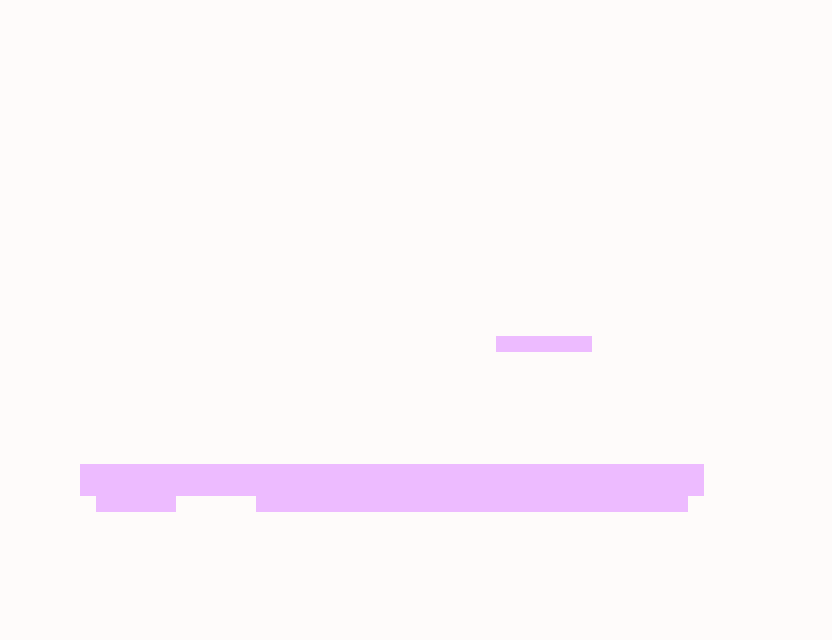

A level layout from a 2D game, rendered from its tile map. Below: a short description, then the map file with tile-grid data replaced by summaries:
An orthogonal 52x40 tile map with 16x16 px tiles, 2 tile layers (Background, Platform), 2 tilesets and 3 objects (2x PlatformDude, Spawn).

<map version="1.0" orientation="orthogonal" width="52" height="40" tilewidth="16" tileheight="16">
 <tileset firstgid="1" name="green" tilewidth="16" tileheight="16">
  <image source="../img/tileset.png" width="128" height="32" />
 </tileset>
 <tileset firstgid="17" name="red" tilewidth="16" tileheight="16">
  <image source="../img/tileset_red.png" width="128" height="32" />
 </tileset>
 <layer name="Background" width="52" height="40">
  <data>[2080 cells, 2080 non-empty, 1 distinct tile ids]</data>
 </layer>
 <layer name="Platform" width="52" height="40">
  <data>[2080 cells, 116 non-empty, 1 distinct tile ids]</data>
 </layer>
 <objectgroup name="Platform" width="52" height="40">
  <object name="PlatformDude" x="112" y="464">
   <polygon points="592,0 592,32 576,32 576,48 -16,48 -16,32 -32,32 -32,0" />
  </object>
  <object name="PlatformDude" x="96" y="272">
   <polygon points="496,64 496,80 400,80 400,64" />
  </object>
 </objectgroup>
 <objectgroup name="Object Layer 2" width="52" height="40">
  <object name="Spawn" x="128" y="432" width="16" height="16" />
 </objectgroup>
</map>
